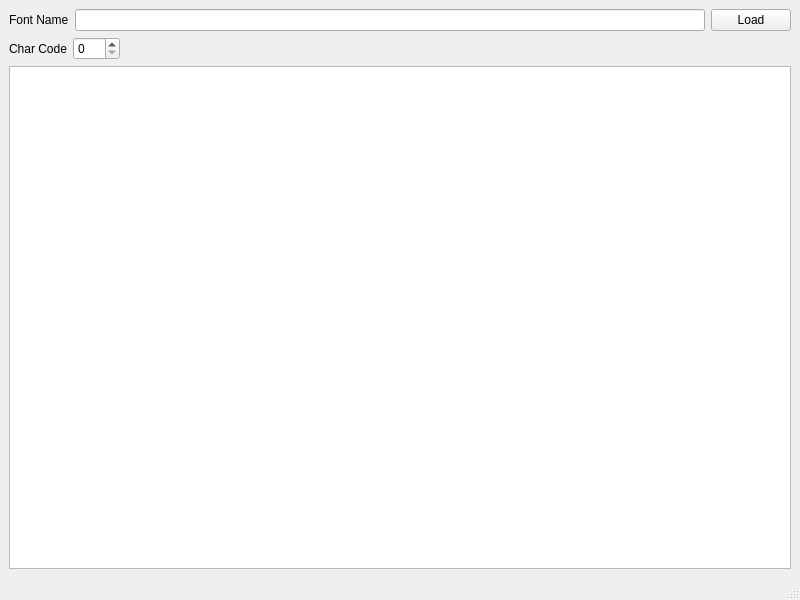
<?xml version="1.0" encoding="UTF-8"?>
<ui version="4.0">
 <class>main_window</class>
 <widget class="QMainWindow" name="main_window">
  <property name="geometry">
   <rect>
    <x>0</x>
    <y>0</y>
    <width>800</width>
    <height>600</height>
   </rect>
  </property>
  <property name="windowTitle">
   <string>MainWindow</string>
  </property>
  <widget class="QWidget" name="central_widget">
   <layout class="QVBoxLayout" name="verticalLayout">
    <item>
     <layout class="QHBoxLayout" name="horizontalLayout">
      <item>
       <widget class="QLabel" name="font_name_label">
        <property name="text">
         <string>Font Name</string>
        </property>
       </widget>
      </item>
      <item>
       <widget class="QLineEdit" name="font_name_line_edit"/>
      </item>
      <item>
       <widget class="QPushButton" name="load_font_button">
        <property name="text">
         <string>Load</string>
        </property>
       </widget>
      </item>
     </layout>
    </item>
    <item>
     <layout class="QHBoxLayout" name="horizontalLayout_2">
      <item>
       <widget class="QLabel" name="char_code_label">
        <property name="text">
         <string>Char Code</string>
        </property>
       </widget>
      </item>
      <item>
       <widget class="QSpinBox" name="char_code_spin_box">
        <property name="maximum">
         <number>999</number>
        </property>
       </widget>
      </item>
      <item>
       <spacer name="horizontalSpacer">
        <property name="orientation">
         <enum>Qt::Horizontal</enum>
        </property>
        <property name="sizeHint" stdset="0">
         <size>
          <width>40</width>
          <height>20</height>
         </size>
        </property>
       </spacer>
      </item>
     </layout>
    </item>
    <item>
     <widget class="QGraphicsView" name="glyph_graphics_view"/>
    </item>
   </layout>
  </widget>
  <widget class="QMenuBar" name="menubar">
   <property name="geometry">
    <rect>
     <x>0</x>
     <y>0</y>
     <width>800</width>
     <height>28</height>
    </rect>
   </property>
  </widget>
  <widget class="QStatusBar" name="statusbar"/>
 </widget>
 <resources/>
 <connections/>
</ui>
